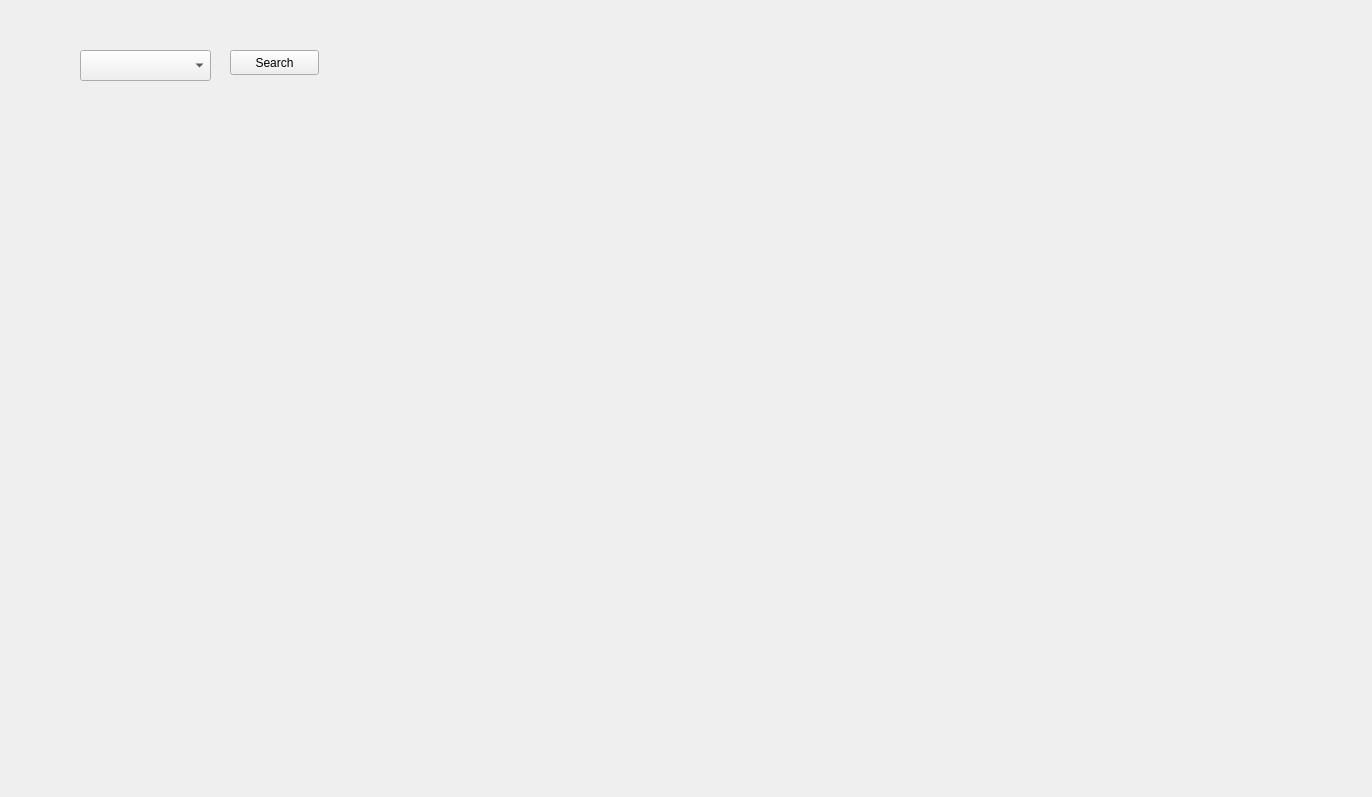
<?xml version="1.0" encoding="UTF-8"?>
<ui version="4.0">
 <class>%{NodeName}InstallationNodeView</class>
 <widget class="QWidget" name="%{NodeName}InstallationNodeView">
  <property name="geometry">
   <rect>
    <x>0</x>
    <y>0</y>
    <width>1372</width>
    <height>797</height>
   </rect>
  </property>
  <property name="windowTitle">
   <string>Form</string>
  </property>
  <widget class="QPushButton" name="pushButton">
   <property name="geometry">
    <rect>
     <x>230</x>
     <y>50</y>
     <width>89</width>
     <height>25</height>
    </rect>
   </property>
   <property name="text">
    <string>Search</string>
   </property>
  </widget>
  <widget class="QComboBox" name="comboBox">
   <property name="geometry">
    <rect>
     <x>80</x>
     <y>50</y>
     <width>131</width>
     <height>31</height>
    </rect>
   </property>
  </widget>
 </widget>
 <resources/>
 <connections/>
</ui>
